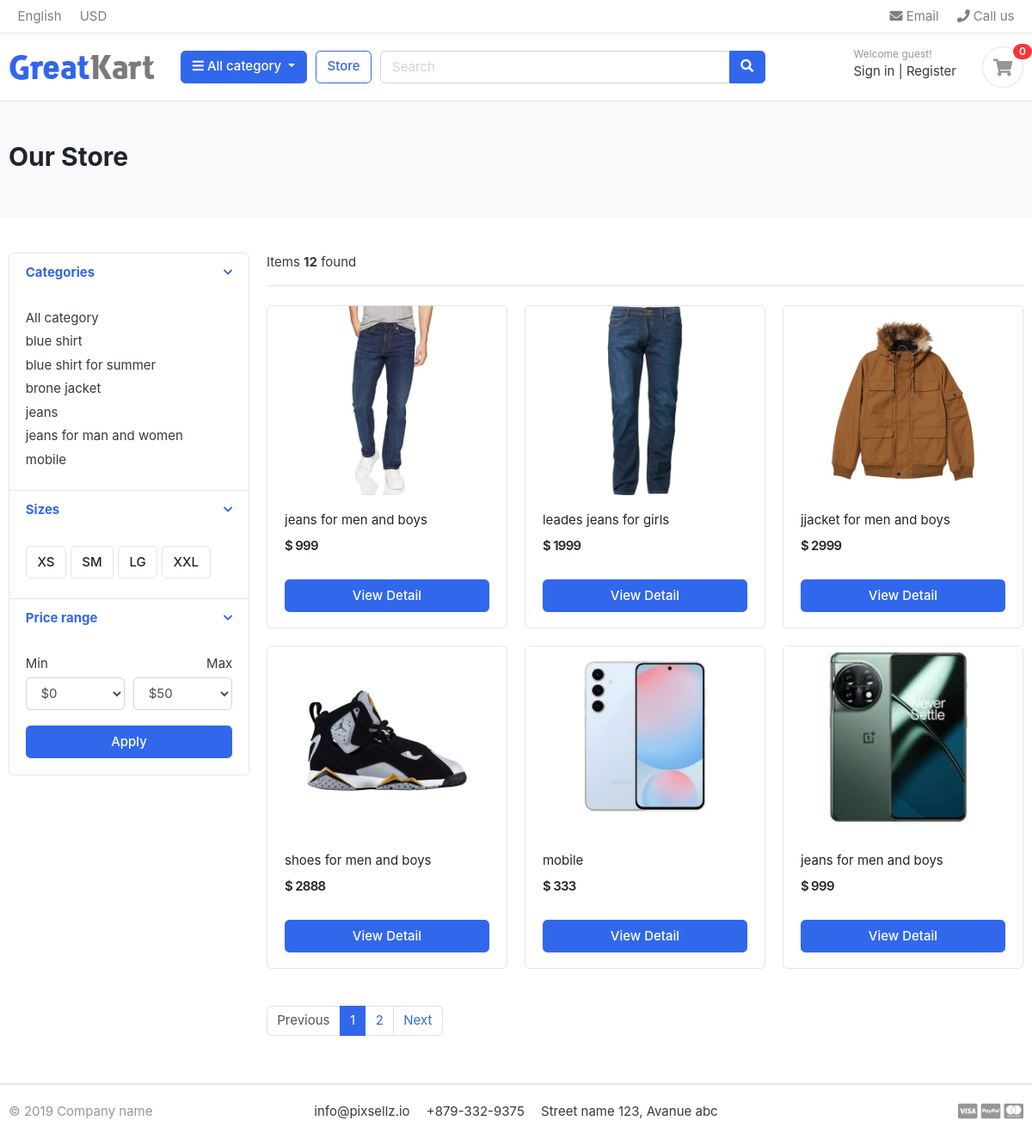
/store/, run on the app's committed database.
### category/models.py (models this page shows, shortened)
class Category(models.Model):
    category_name = models.CharField(max_length=100, unique=True, verbose_name="Category Name")
    slug          = models.SlugField(max_length=100, unique=True, blank=True, verbose_name="URL Slug")
    parent        = models.ForeignKey('self', on_delete=models.CASCADE, null=True, blank=True, related_name='children', verbose_name="Parent Category")
    description   = models.TextField(blank=True, null=True, verbose_name="Category Description")
    cat_image     = models.ImageField(upload_to='photo/categories', blank=True, null=True, verbose_name="Category Image")
    created_at    = models.DateField(auto_now_add=True, verbose_name="Created At")
    updated_at    = models.DateField(auto_now=True, verbose_name="Updated At")
    class Meta:
        verbose_name = "Category"
        verbose_name_plural = "Categories"
        ordering = ['category_name']  # Changed from 'name' to 'category_name'
    def get_url(self):
        return reverse('product_by_category', args=[self.slug])

### store/models.py (models this page shows, shortened)
class Product(models.Model):
    product_name = models.CharField( max_length=50)
    slug = models.SlugField()
    description = models.TextField( max_length=550)
    price = models.IntegerField()
    image = models.ImageField( upload_to=None, height_field=None, width_field=None, max_length=None)
    stock  = models.IntegerField()
    is_available = models.BooleanField(default = True)
    category  = models.ForeignKey(Category, on_delete=models.CASCADE)
    created_data = models.DateTimeField( auto_now_add=True)
    modified_date = models.DateTimeField( auto_now_add=True)
    def get_url(self):
        return reverse('product_detail', args=[self.category.slug,self.slug])

### store/views.py (the view)
# urls.py: path('store/',include('store.urls')),
def store(request, category_slug=None):
    categories = None
    products = None
    if category_slug:
        categories = get_object_or_404(Category, slug=category_slug)
        products = Product.objects.filter(category=categories, is_available=True)
        pagenator = Paginator(products,6)
        page = request.GET.get('page')
        paged_products=pagenator.get_page(page)
        product_count = products.count()
    else:
        products = Product.objects.filter(is_available=True).order_by('id')
        paginator= Paginator(products,6)
        page = request.GET.get('page')
        paged_products = paginator.get_page(page)
        product_count = products.count()
    context = {
        'products': paged_products,
        'product_count': product_count,
        'categories': categories,
    }
    return render(request, 'store/store.html', context)

### carts/context_processors.py (called while the page is built)
def counter(request):
    cart_count = 0
    if 'admin' in request.path:
        return {}
    else:
        try:
            cart = Cart.objects.filter(cart_id = _cart_id(request))
            cart_items = CartItem.objects.all().filter(cart=cart[:1])
            for cart_item in cart_items:
                cart_count += cart_item.quantity
        except Cart.DoesNotExist:
            cart_count = 0
    return dict(cart_count= cart_count )

### carts/views.py (called while the page is built)
def _cart_id(request):
    cart = request.session.session_key
    if not cart:
        cart = request.session.create()
    return cart

### category/context_processors.py (called while the page is built)
def menu_links(request):
    links = Category.objects.all()
    return dict(links=links)

### templates/store/store.html (shortened to what this page needs)
{% extends "base.html" %}
{% load static  %}
{% block content %}
<section class="section-pagetop bg">
    <div class="container">
        {% if 'search' in request.path %}
        <h2 class="title-page">Search Result</h2>
        {% else %}
        <h2 class="title-page">Our Store</h2>
        {%endif%}
    </div>
    </section>
    <section class="section-content padding-y">
    <div class="container">
    <div class="row">
        <aside class="col-md-3">
    <div class="card">
        <article class="filter-group">
            <header class="card-header">
                <a href="#" data-toggle="collapse" data-target="#collapse_1" aria-expanded="true" class="">
                    <i class="icon-control fa fa-chevron-down"></i>
                    <h6 class="title">Categories</h6>
                </a>
            </header>
            <div class="filter-content collapse show" id="collapse_1" style="">
                <div class="card-body">
                    <ul class="list-menu">
                    <li><a href="{% url 'store' %}">All category</a></li>
                        {% for category in links %}
                    <li><a href="{{category.get_url}}">{{category.category_name }}</a></li>
                        {% endfor %}
                    </ul>
                </div>
            </div>
        </article>
        <article class="filter-group">
            <header class="card-header">
                <a href="#" data-toggle="collapse" data-target="#collapse_4" aria-expanded="true" class="">
                    <i class="icon-control fa fa-chevron-down"></i>
                    <h6 class="title">Sizes </h6>
                </a>
            </header>
            <div class="filter-content collapse show" id="collapse_4" style="">
                <div class="card-body">
                  <label class="checkbox-btn">
                    <span class="btn btn-light"> XS </span>
                  </label>
                  <label class="checkbox-btn">
                    <span class="btn btn-light"> SM </span>
                  </label>
                  <label class="checkbox-btn">
                    <span class="btn btn-light"> LG </span>
                  </label>
                  <label class="checkbox-btn">
                    <span class="btn btn-light"> XXL </span>
                  </label>
            </div>
            </div>
        </article>
        <article class="filter-group">
            <header class="card-header">
                <a href="#" data-toggle="collapse" data-target="#collapse_3" aria-expanded="true" class="">
                    <i class="icon-control fa fa-chevron-down"></i>
                    <h6 class="title">Price range </h6>
                </a>
            </header>
            <div class="filter-content collapse show" id="collapse_3" style="">
                <div class="card-body">
                    <div class="form-row">
                    <div class="form-group col-md-6">
                      <label>Min</label>
                          <select class="mr-2 form-control">
                            <option value="0">$0</option>
                        </select>
                    </div>
                    <div class="form-group text-right col-md-6">
                      <label>Max</label>
                          <select class="mr-2 form-control">
                            <option value="50">$50</option>
                        </select>
                    </div>
                    </div>
                    <button class="btn btn-block btn-primary">Apply</button>
                </div>
            </div>
        </article>
    </div>
        </aside>
        <main class="col-md-9">
    <header class="border-bottom mb-4 pb-3">
            <div class="form-inline">
                <span class="mr-md-auto">Items <b>{{ product_count }}</b> found </span>
            </div>
    </header>
    <div class="row">
        {% if products %}
        {% for product in products %}
        <div class="col-md-4">
            <figure class="card card-product-grid">
                <div class="img-wrap">
                    <a href="{{product.get_url}}"><img src="{{product.image.url}}"></a>
                </div>
                <figcaption class="info-wrap">
                    <div class="fix-height">
                        <a href="{{product.get_url}}" class="title">{{product.product_name}}</a>
                        <div class="price-wrap mt-2">
                            <span class="price">$ {{product.price}}</span>
                        </div>
                    </div>
                    <a href="{{product.get_url }}" class="btn btn-block btn-primary">View Detail</a>
                </figcaption>
            </figure>
        </div>
        {% endfor %}
        {% else %}
        <h1>NO result Fount..</h1>
        {% endif %}
    </div>
    <nav class="mt-4" aria-label="Page navigation sample">
        {% if products.has_other_pages %}
        <ul class="pagination">
            {% if products.has_previous %}
        <li class="page-item "><a class="page-link" href="?page={{products.previous_page_number}}">Previous</a></li>
            {% else %}
        <li class="page-item disabled"><a class="page-link" href="#">Previous</a></li>
            {%endif%}
            {% for i in products.paginator.page_range %}
            {% if products.number == i %}
        <li class="page-item active"><a class="page-link" href="#">{{i}}</a></li>
            {%else%}
        <li class="page-item"><a class="page-link" href="?page={{i}}">{{i}}</a></li>
            {%endif%}
            {%endfor%}
            {% if products.has_next %}
        <li class="page-item"><a class="page-link" href="?page={{products.next_page_number}}">Next</a></li>
            {%else%}
        <li class="page-item disabled "><a class="page-link" href="#">Next</a></li>
            {%endif%}
      </ul>
      {%endif%}
    </nav>
        </main>
    </div>
    </div>
    </section>
{% endblock  %}

### static/css/ui.css (style rules this page uses)
html { font-family: "Inter", sans-serif; font-size: 15px; }
.img-wrap { text-align: center; display: block; }
.img-wrap img { max-width: 100%; }
.price-wrap { letter-spacing: -0.7px; }
.padding-y { padding-top: 40px; padding-bottom: 40px; }
figure { margin-bottom: 0; }
article:after, .form-group:after { display: block; clear: both; content: ""; }
.bg { background-color: #f8f9fa; }
.title-page { color: #212529; }
.btn-light { background-color: #fff; border-color: #e4e4e4; }
[class*=list-] li:after { visibility: hidden; display: block; content: ""; overflow: hidden; height: 0; clear: both; }
.list-menu { list-style: none; margin: 0; padding-left: 0; }
.list-menu li { margin-bottom: 5px; }
.list-menu a { color: #343a40; }
[class*=card-product] a.title { color: #212529; display: block; }
[class*=card-product] .img-wrap { overflow: hidden; position: relative; }
[class*=card-product] .img-wrap img { height: 100%; max-width: 100%; width: auto; display: inline-block; -o-object-fit: cover; object-fit: cover; }
.card-product-grid { margin-bottom: 20px; }
.card-product-grid .img-wrap { border-radius: 0.2rem 0.2rem 0 0; height: 220px; }
.card-product-grid .info-wrap { overflow: hidden; padding: 18px 20px; }
.card-product-grid .fix-height { height: 80px; overflow: hidden; }
.card .img-wrap { overflow: hidden; }
.price { font-weight: 600; color: #212529; }
.icon-control { margin-top: 5px; float: right; font-size: 80%; }
.card-header .title { margin-bottom: 0; line-height: 1.5; }
.filter-group { border-bottom: 1px solid #e4e4e4; }
.filter-group .card-header { border-bottom: 0; }
.filter-group:last-child { border-bottom: 0; }
.checkbox-btn { position: relative; }
.section-pagetop { padding: 45px 0; }

### data on the page
Category: category_name "blue shirt"
Category: category_name "blue shirt for summer"
Category: category_name "brone jacket"
Category: category_name "jeans"
Category: category_name "jeans for man and women"
Category: category_name "mobile"
Product: image (picture), product_name "jeans for men and boys", price "999"
Product: image (picture), product_name "leades jeans for girls", price "1999"
Product: image (picture), product_name "jjacket for men and boys", price "2999"
Product: image (picture), product_name "shoes for men and boys", price "2888"
Product: image (picture), product_name "mobile", price "333"
Product: image (picture), product_name "jeans for men and boys", price "999"

### other printed values
{{ cart_count }} "0"
{{ product_count }} "12"
{{ i }} "1"
{{ i }} "2"
